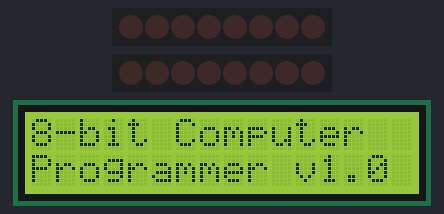
Bench run of a sketch on a simulated Arduino Uno, built with avr-gcc and run on an emulated ATmega328P. On the bench: 2 × 8 shift-register outputs drawn as a row of LEDs (first output left, lit = HIGH), 16×2 character LCD. Wiring (inferred from the names in the program): 2 × shift register (74HC595): data pin 4, shift clock pin 2 / data pin 5, shift clock pin 3. Wiring (inferred from the signals the program sends): 2 × row of LEDs: on Q0, Q1, Q2, Q3, Q4, Q5, Q6, Q7 / on Q0, Q1, Q2, Q3, Q4, Q5, Q6, Q7.

Above: at 0.1 s.
At 8.0 s:
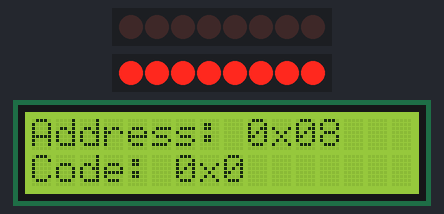
At 9.7 s:
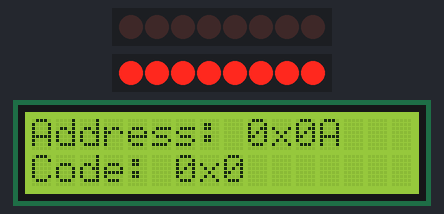
At 12.3 s:
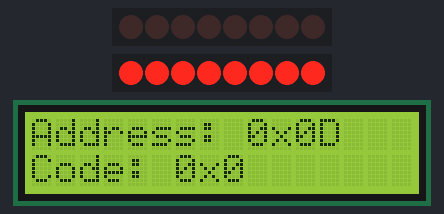
At 13.1 s:
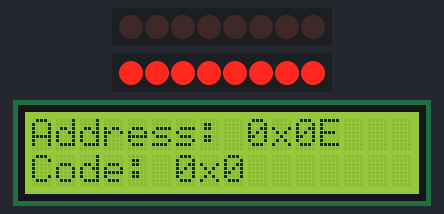
At 14.8 s:
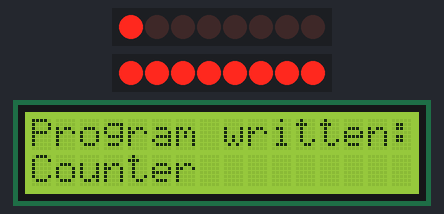
Timing chart, 0 to 16.3 s (numbered marks = the images above):
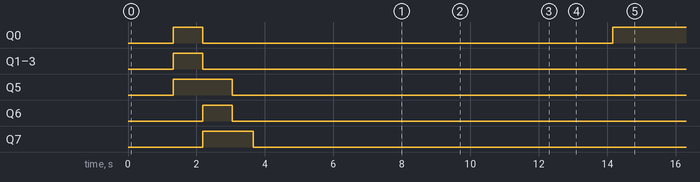

Measured:
- what the display in image 2 shows lasts 0.9 s, from 9.6 s to 10.5 s

The sketch:

Counter.ino
```cpp
#include <LiquidCrystal.h>
/*
 * 8-bit Computer Programmer with LCD Display
 * Arduino UNO + 74HC595 Shift Registers + 16x2 LCD
 *
 * Pin Configuration:
 */

// Pin definitions for shift registers
#define SHIFT_CLK   2   // -> Shift Register Clock (SRCLK)
#define LATCH_CLK   3   // -> Output Register Clock (RCLK/Latch)
#define DATA_PIN    4   // -> Serial Data Input (SER)
#define WRITE_PIN   5  // -> Write Enable (to RAM) : Active LOW

// Pin definitions for LCD
#define DB7 8
#define DB6 9
#define DB5 10
#define DB4 11
#define E   12          // -> LCD E (Enable)
#define RS  13          // -> LCD RS (Register Select)

// Opcode table
// modify the table based on your opocode structure
#define NOP 0b00000000
#define LDA 0b00010000
#define ADD 0b00100000
#define SUB 0b00110000
#define STA 0b01000000
#define LDI 0b01010000
#define JMP 0b10000000
#define JC  0b10010000
#define JZ  0b10100000
#define OUT 0b11100000
#define HLT 0b11110000

LiquidCrystal lcd(RS, E, DB4, DB5, DB6, DB7);

// Program to load into RAM
// Format: {address, instruction}
const byte program[][2] = {
  {0x0, ADD|0x0f},  // ADD 15
  {0x1, OUT|0x00},  // OUT
  {0x2, JMP|0x00},  // JMP
  {0x3, 0x00},
  {0x4, 0x00},
  {0x5, 0x00},
  {0x6, 0x00},
  {0x7, 0x00},
  {0x8, 0x00},
  {0x9, 0x00},
  {0xA, 0x00},
  {0xB, 0x00},
  {0xC, 0x00},
  {0xD, 0x00},
  {0xE, 0x00},
  {0xF, 0x01}
};

const int programSize = sizeof(program) / sizeof(program[0]);

void setup() {
  // Initialize pins
  pinMode(SHIFT_CLK, OUTPUT);
  pinMode(LATCH_CLK, OUTPUT);
  pinMode(DATA_PIN, OUTPUT);
  pinMode(WRITE_PIN, OUTPUT);

  digitalWrite(SHIFT_CLK, LOW);
  digitalWrite(LATCH_CLK, LOW);
  digitalWrite(DATA_PIN, LOW);
  digitalWrite(WRITE_PIN, HIGH);  // active LOW

  // Initialize LCD
  lcd.begin(16, 2);
  lcd.clear();
  lcd.setCursor(0, 0);
  lcd.print("8-bit Computer");
  lcd.setCursor(0, 1);
  lcd.print("Programmer v1.0");

  delay(1000);
  lcd.clear();

  // Program the RAM
  programRAM();

  // Display completion message
  lcd.clear();
  lcd.setCursor(0, 0);
  lcd.print("Program written:");
  lcd.setCursor(0, 1);
  lcd.print("Counter");

}

void loop() {
}

void programRAM() {
  for (int i = 0; i < programSize; i++) {
    byte address = program[i][0];
    byte instruction = program[i][1];

    lcd.clear();
    lcd.setCursor(0, 0);
    lcd.print("Address: 0x");
    if (address < 0x10) lcd.print("0");
    lcd.print(address, HEX);

    lcd.setCursor(0, 1);
    lcd.print("Code: 0x");
    lcd.print(instruction, HEX);

    shiftOut12Bits(address, instruction);

    delay(250);
    digitalWrite(WRITE_PIN, LOW);
    delay(100);
    digitalWrite(WRITE_PIN, HIGH);
    delay(250);
  }
}

void shiftOut12Bits(byte address, byte instruction) {
  digitalWrite(LATCH_CLK, LOW);

  // Shift out ADDRESS first (4 bits) - goes to second shift register
  for (int i = 3; i >= 0; i--) {
    digitalWrite(DATA_PIN, (address >> i) & 0x01);
    delay(10);  // Slow down for visibility
    digitalWrite(SHIFT_CLK, HIGH);
    delay(10);
    digitalWrite(SHIFT_CLK, LOW);
  }

  // Shift out INSTRUCTION (8 bits) - stays in first shift register
  for (int i = 7; i >= 0; i--) {
    digitalWrite(DATA_PIN, (instruction >> i) & 0x01);
    delay(10);  // Slow down for visibility
    digitalWrite(SHIFT_CLK, HIGH);
    delay(10);
    digitalWrite(SHIFT_CLK, LOW);
  }

  digitalWrite(LATCH_CLK, HIGH);
  delay(10);
  digitalWrite(LATCH_CLK, LOW);
}
```
